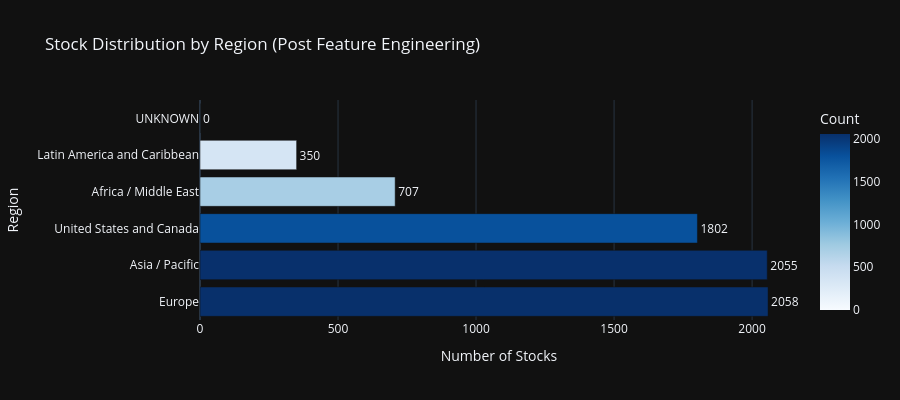
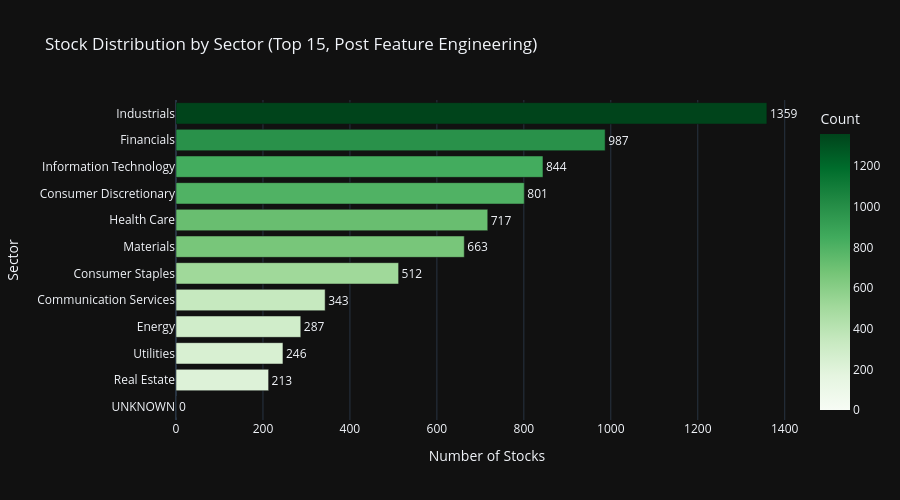
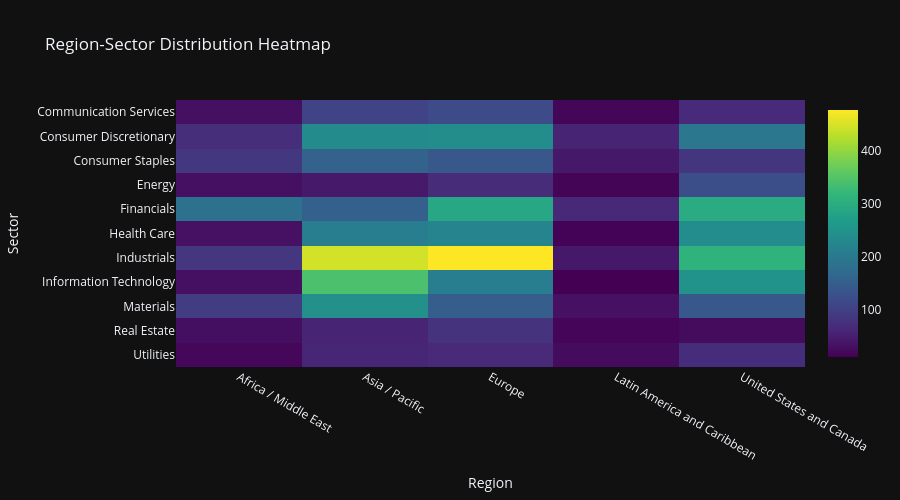
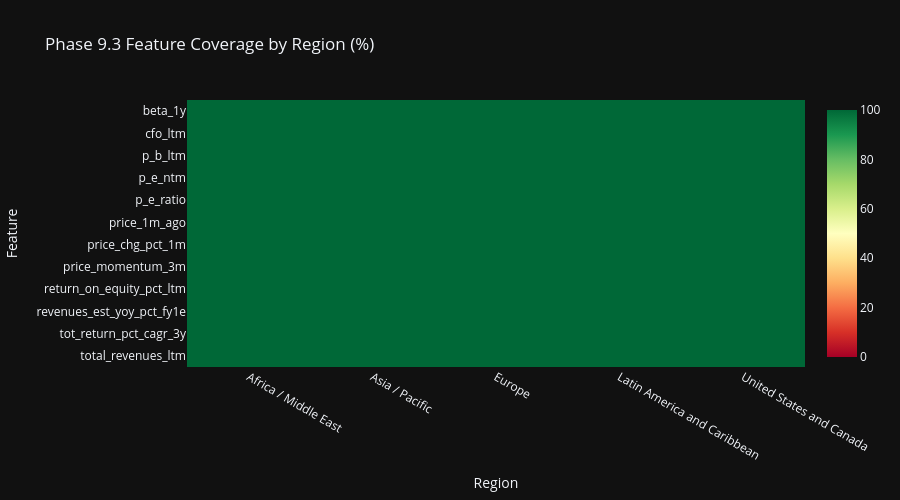

The notebook cell saved with these charts, in order:
### Markdown cell above
## Cell 7: Region & Sector Analytics with Feature Coverage

Section 17 compliant Plotly visualizations with dark theme.
Enhanced with Phase 9.3 feature analytics by region and sector.

### Code cell
# ============================================================================
# Cell 7: Region & Sector Analytics with Feature Coverage
# ============================================================================

print('=' * 80)
print('REGION & SECTOR ANALYTICS WITH FEATURE COVERAGE')
print('=' * 80)

# Use all_stocks_features (post feature engineering) for analytics
df_analytics = all_stocks_preprocessed

# Region distribution
if 'region' in df_analytics.columns:
    region_counts = df_analytics['region'].value_counts().reset_index()
    region_counts.columns = ['Region', 'Count']
    region_counts['Percentage'] = (region_counts['Count'] / region_counts['Count'].sum() * 100).round(1)

    fig_region = px.bar(
            region_counts,
            x='Count',
            y='Region',
            orientation='h',
            title='Stock Distribution by Region (Post Feature Engineering)',
            template=PLOTLY_TEMPLATE,
            color='Count',
            color_continuous_scale='Blues',
            text='Count',
            )
    fig_region.update_traces(
            textposition='outside',
            hovertemplate='<b>%{y}</b><br>Count: %{x}<br>Percentage: %{customdata[0]:.1f}%',
            customdata=region_counts[['Percentage']].values
            )
    fig_region.update_layout(
            xaxis_title='Number of Stocks',
            yaxis_title='Region',
            height=400,
            showlegend=False,
            )
    fig_region.show()

# Sector distribution (using TOP_N_SECTORS constant)
if 'sector' in df_analytics.columns:
    sector_counts = df_analytics['sector'].value_counts().head(TOP_N_SECTORS).reset_index()
    sector_counts.columns = ['Sector', 'Count']
    sector_counts['Percentage'] = (sector_counts['Count'] / len(df_analytics) * 100).round(1)

    fig_sector = px.bar(
            sector_counts.sort_values('Count'),
            x='Count',
            y='Sector',
            orientation='h',
            title=f'Stock Distribution by Sector (Top {TOP_N_SECTORS}, Post Feature Engineering)',
            template=PLOTLY_TEMPLATE,
            color='Count',
            color_continuous_scale='Greens',
            text='Count',
            )
    fig_sector.update_traces(
            textposition='outside',
            hovertemplate='<b>%{y}</b><br>Count: %{x}<br>Percentage: %{customdata[0]:.1f}%',
            customdata=sector_counts.sort_values('Count')[['Percentage']].values
            )
    fig_sector.update_layout(
            xaxis_title='Number of Stocks',
            yaxis_title='Sector',
            height=500,
            showlegend=False,
            )
    fig_sector.show()

# Region-Sector Heatmap
if 'region' in df_analytics.columns and 'sector' in df_analytics.columns:
    cross_tab = pd.crosstab(
            df_analytics['sector'],
            df_analytics['region']
            ).head(12)

    fig_heatmap = px.imshow(
            cross_tab,
            title='Region-Sector Distribution Heatmap',
            template=PLOTLY_TEMPLATE,
            color_continuous_scale='Viridis',
            aspect='auto',
            )
    fig_heatmap.update_layout(
            xaxis_title='Region',
            yaxis_title='Sector',
            height=500,
            )
    fig_heatmap.show()

print('\n✓ Distribution visualizations complete')

# ============================================================================
# Feature Coverage Analytics by Region and Sector
# ============================================================================
print('\n' + '=' * 80)
print('📊 PHASE 9.3 FEATURE ANALYTICS BY REGION & SECTOR')
print('=' * 80)

# Define key Phase 9.3 features for analysis (schema-driven from PHASE93_FEATURE_INPUTS)
# Select representative features from each category for coverage analysis
# Define key Phase 9.3 features for analysis (schema-driven from PHASE93_FEATURE_INPUTS)
# Use all 6 categories comprehensively for complete coverage
key_phase93_features = (
        PHASE93_FEATURE_INPUTS.get('profitability', [])[:5] +  # Margins, EBITDA, EBIT, net income
        PHASE93_FEATURE_INPUTS.get('valuation', [])[:5] +  # P/E, P/B, EV ratios
        PHASE93_FEATURE_INPUTS.get('momentum', [])[:5] +  # Price changes, returns
        PHASE93_FEATURE_INPUTS.get('quality_risk', [])[:5] +  # Altman Z, ROE, ROA, volatility
        PHASE93_FEATURE_INPUTS.get('cash_flow', [])[:5] +  # CFO, FCF, CFI, CFF
        PHASE93_FEATURE_INPUTS.get('growth', [])  # Revenue CAGR, growth estimates (all)
)
# Map input columns to engineered feature names where applicable
feature_mapping = {
    'return_on_equity_pct_ltm': 'roe',
    'return_on_assets_roa_pct_ltm': 'roa',
    'p_e_ltm': 'p_e_ratio',
    'p_e_ntm': 'p_e_ratio',
    'ev_ebitda_ltm': 'ev_ebitda_ratio',
    'altman_z_score_ltm': 'altman_z_score',
    'price_chg_pct_1m': 'price_momentum_1m',
    'price_chg_pct_3m': 'price_momentum_3m',
    }
# Build list using both raw and engineered feature names
available_phase93 = list(set([
                                 f for f in key_phase93_features if f in df_analytics.columns
                                 ] + [
                                 feature_mapping.get(f, f) for f in key_phase93_features
                                 if feature_mapping.get(f, f) in df_analytics.columns
                                 ]))[:12]  # Limit to 12 for visualization clarity

if available_phase93 and 'region' in df_analytics.columns:
    print(f'\n📍 Feature Coverage by Region ({len(available_phase93)} key features):')

    # Calculate non-null percentage per region for each feature
    region_coverage_data = []
    for region in df_analytics['region'].unique():
        region_df = df_analytics[df_analytics['region'] == region]
        region_count = len(region_df)

        for feat in available_phase93:
            non_null = region_df[feat].notna().sum()
            coverage_pct = (non_null / region_count * 100) if region_count > 0 else 0
            region_coverage_data.append({
                'Region': region,
                'Feature': feat,
                'Coverage %': round(coverage_pct, 1),
                'Non-Null': non_null,
                'Total': region_count
                })

    region_coverage_df = pd.DataFrame(region_coverage_data)

    # Pivot for heatmap
    region_pivot = region_coverage_df.pivot(index='Feature', columns='Region', values='Coverage %')

    fig_region_coverage = px.imshow(
            region_pivot,
            title='Phase 9.3 Feature Coverage by Region (%)',
            template=PLOTLY_TEMPLATE,
            color_continuous_scale='RdYlGn',
            zmin=0, zmax=100,
            aspect='auto',
            )
    fig_region_coverage.update_layout(
            xaxis_title='Region',
            yaxis_title='Feature',
            height=500,
            )
    fig_region_coverage.show()

if available_phase93 and 'sector' in df_analytics.columns:
    print(f'\n🏢 Feature Coverage by Sector (Top 10 sectors, {len(available_phase93)} key features):')

    # Get top 10 sectors by count
    top_sectors = df_analytics['sector'].value_counts().head(10).index.tolist()

    # Calculate non-null percentage per sector for each feature
    sector_coverage_data = []
    for sector in top_sectors:
        sector_df = df_analytics[df_analytics['sector'] == sector]
        sector_count = len(sector_df)

        for feat in available_phase93:
            non_null = sector_df[feat].notna().sum()
            coverage_pct = (non_null / sector_count * 100) if sector_count > 0 else 0
            sector_coverage_data.append({
                'Sector': str(sector)[:25],  # Truncate long names
                'Feature': feat,
                'Coverage %': round(coverage_pct, 1),
                'Non-Null': non_null,
                'Total': sector_count
                })

    sector_coverage_df = pd.DataFrame(sector_coverage_data)

    # Pivot for heatmap
    sector_pivot = sector_coverage_df.pivot(index='Feature', columns='Sector', values='Coverage %')

    fig_sector_coverage = px.imshow(
            sector_pivot,
            title='Phase 9.3 Feature Coverage by Sector (%)',
            template=PLOTLY_TEMPLATE,
            color_continuous_scale='RdYlGn',
            zmin=0, zmax=100,
            aspect='auto',
            )
    fig_sector_coverage.update_layout(
            xaxis_title='Sector',
            yaxis_title='Feature',
            height=600,
            )
    fig_sector_coverage.show()

# Feature statistics by region
if available_phase93 and 'region' in df_analytics.columns:
    print(f'\n📊 Key Feature Statistics by Region:')

    # Select 3 key features for detailed statistics
    stat_features = ['roe', 'price_momentum_1m', 'debt_to_equity']
    stat_features = [f for f in stat_features if f in df_analytics.columns]

    if stat_features:
        region_stats = df_analytics.groupby('region')[stat_features].agg(['mean', 'median', 'std']).round(3)
        print(region_stats.to_string())

        # Box plot for ROE by region (if available)
        if 'roe' in df_analytics.columns:
            fig_roe_region = px.box(
                    df_analytics[df_analytics['roe'].notna()],
                    x='region',
                    y='roe',
                    title='Return on Equity (ROE) Distribution by Region',
                    template=PLOTLY_TEMPLATE,
                    color='region',
                    )
            fig_roe_region.update_layout(
                    xaxis_title='Region',
                    yaxis_title='ROE',
                    height=450,
                    showlegend=False,
                    )
            fig_roe_region.show()

print('\n✓ Feature analytics by region and sector complete')

### Figure 1 — Plotly figure (JSON) as saved in the notebook; plotly's stock layout.template omitted (floating-point values rounded to 4 significant figures)
{"data": [{"hovertemplate": "<b>%{y}</b><br>Count: %{x}<br>Percentage: %{customdata[0]:.1f}%", "legendgroup": "", "marker": {"color": [2058, 2055, 1802, 707, 350, 0], "coloraxis": "coloraxis", "pattern": {"shape": ""}}, "name": "", "orientation": "h", "showlegend": false, "text": [2058.0, 2055.0, 1802.0, 707.0, 350.0, 0.0], "textposition": "outside", "x": [2058, 2055, 1802, 707, 350, 0], "xaxis": "x", "y": ["Europe", "Asia / Pacific", "United States and Canada", "Africa / Middle East", "Latin America and Caribbean", "UNKNOWN"], "yaxis": "y", "type": "bar", "customdata": [[29.5], [29.5], [25.8], [10.1], [5.0], [0.0]]}], "layout": {"xaxis": {"anchor": "y", "domain": [0.0, 1.0], "title": {"text": "Number of Stocks"}}, "yaxis": {"anchor": "x", "domain": [0.0, 1.0], "title": {"text": "Region"}}, "coloraxis": {"colorbar": {"title": {"text": "Count"}}, "colorscale": [[0.0, "rgb(247,251,255)"], [0.125, "rgb(222,235,247)"], [0.25, "rgb(198,219,239)"], [0.375, "rgb(158,202,225)"], [0.5, "rgb(107,174,214)"], [0.625, "rgb(66,146,198)"], [0.75, "rgb(33,113,181)"], [0.875, "rgb(8,81,156)"], [1.0, "rgb(8,48,107)"]]}, "legend": {"tracegroupgap": 0}, "title": {"text": "Stock Distribution by Region (Post Feature Engineering)"}, "barmode": "relative", "height": 400, "showlegend": false}}

### Figure 2 — Plotly figure (JSON) as saved in the notebook; plotly's stock layout.template omitted (floating-point values rounded to 4 significant figures)
{"data": [{"hovertemplate": "<b>%{y}</b><br>Count: %{x}<br>Percentage: %{customdata[0]:.1f}%", "legendgroup": "", "marker": {"color": [0, 213, 246, 287, 343, 512, 663, 717, 801, 844, 987, 1359], "coloraxis": "coloraxis", "pattern": {"shape": ""}}, "name": "", "orientation": "h", "showlegend": false, "text": [0.0, 213.0, 246.0, 287.0, 343.0, 512.0, 663.0, 717.0, 801.0, 844.0, 987.0, 1359.0], "textposition": "outside", "x": [0, 213, 246, 287, 343, 512, 663, 717, 801, 844, 987, 1359], "xaxis": "x", "y": ["UNKNOWN", "Real Estate", "Utilities", "Energy", "Communication Services", "Consumer Staples", "Materials", "Health Care", "Consumer Discretionary", "Information Technology", "Financials", "Industrials"], "yaxis": "y", "type": "bar", "customdata": [[0.0], [3.1], [3.5], [4.1], [4.9], [7.3], [9.5], [10.3], [11.5], [12.1], [14.2], [19.5]]}], "layout": {"xaxis": {"anchor": "y", "domain": [0.0, 1.0], "title": {"text": "Number of Stocks"}}, "yaxis": {"anchor": "x", "domain": [0.0, 1.0], "title": {"text": "Sector"}}, "coloraxis": {"colorbar": {"title": {"text": "Count"}}, "colorscale": [[0.0, "rgb(247,252,245)"], [0.125, "rgb(229,245,224)"], [0.25, "rgb(199,233,192)"], [0.375, "rgb(161,217,155)"], [0.5, "rgb(116,196,118)"], [0.625, "rgb(65,171,93)"], [0.75, "rgb(35,139,69)"], [0.875, "rgb(0,109,44)"], [1.0, "rgb(0,68,27)"]]}, "legend": {"tracegroupgap": 0}, "title": {"text": "Stock Distribution by Sector (Top 15, Post Feature Engineering)"}, "barmode": "relative", "height": 500, "showlegend": false}}

### Figure 3 — Plotly figure (JSON) as saved in the notebook; plotly's stock layout.template omitted (floating-point values rounded to 4 significant figures)
{"data": [{"coloraxis": "coloraxis", "name": "0", "x": ["Africa / Middle East", "Asia / Pacific", "Europe", "Latin America and Caribbean", "United States and Canada"], "y": ["Communication Services", "Consumer Discretionary", "Consumer Staples", "Energy", "Financials", "Health Care", "Industrials", "Information Technology", "Materials", "Real Estate", "Utilities"], "z": [[32, 105, 119, 18, 69], [73, 235, 239, 58, 196], [88, 158, 139, 43, 84], [32, 44, 70, 17, 124], [185, 153, 288, 65, 296], [33, 210, 222, 15, 237], [85, 445, 476, 43, 310], [32, 342, 208, 12, 250], [97, 244, 150, 33, 139], [30, 58, 81, 19, 25], [20, 61, 66, 27, 72]], "type": "heatmap", "xaxis": "x", "yaxis": "y", "hovertemplate": "region: %{x}<br>sector: %{y}<br>color: %{z}<extra></extra>"}], "layout": {"xaxis": {"anchor": "y", "domain": [0.0, 1.0], "title": {"text": "Region"}}, "yaxis": {"anchor": "x", "domain": [0.0, 1.0], "autorange": "reversed", "title": {"text": "Sector"}}, "coloraxis": {"colorscale": [[0.0, "#440154"], [0.1111, "#482878"], [0.2222, "#3e4989"], [0.3333, "#31688e"], [0.4444, "#26828e"], [0.5556, "#1f9e89"], [0.6667, "#35b779"], [0.7778, "#6ece58"], [0.8889, "#b5de2b"], [1.0, "#fde725"]]}, "title": {"text": "Region-Sector Distribution Heatmap"}, "height": 500}}

### Figure 4 — Plotly figure (JSON) as saved in the notebook; plotly's stock layout.template omitted (floating-point values rounded to 4 significant figures)
{"data": [{"coloraxis": "coloraxis", "name": "0", "x": ["Africa / Middle East", "Asia / Pacific", "Europe", "Latin America and Caribbean", "United States and Canada"], "y": ["beta_1y", "cfo_ltm", "p_b_ltm", "p_e_ntm", "p_e_ratio", "price_1m_ago", "price_chg_pct_1m", "price_momentum_3m", "return_on_equity_pct_ltm", "revenues_est_yoy_pct_fy1e", "tot_return_pct_cagr_3y", "total_revenues_ltm"], "z": [[100.0, 100.0, 100.0, 100.0, 100.0], [100.0, 100.0, 100.0, 100.0, 100.0], [100.0, 100.0, 100.0, 100.0, 100.0], [100.0, 100.0, 100.0, 100.0, 100.0], [100.0, 100.0, 100.0, 100.0, 100.0], [100.0, 100.0, 100.0, 100.0, 100.0], [100.0, 100.0, 100.0, 100.0, 100.0], [100.0, 100.0, 100.0, 100.0, 100.0], [100.0, 100.0, 100.0, 100.0, 100.0], [100.0, 100.0, 100.0, 100.0, 100.0], [100.0, 100.0, 100.0, 100.0, 100.0], [100.0, 100.0, 100.0, 100.0, 100.0]], "type": "heatmap", "xaxis": "x", "yaxis": "y", "hovertemplate": "Region: %{x}<br>Feature: %{y}<br>color: %{z}<extra></extra>"}], "layout": {"xaxis": {"anchor": "y", "domain": [0.0, 1.0], "title": {"text": "Region"}}, "yaxis": {"anchor": "x", "domain": [0.0, 1.0], "autorange": "reversed", "title": {"text": "Feature"}}, "coloraxis": {"colorscale": [[0.0, "rgb(165,0,38)"], [0.1, "rgb(215,48,39)"], [0.2, "rgb(244,109,67)"], [0.3, "rgb(253,174,97)"], [0.4, "rgb(254,224,139)"], [0.5, "rgb(255,255,191)"], [0.6, "rgb(217,239,139)"], [0.7, "rgb(166,217,106)"], [0.8, "rgb(102,189,99)"], [0.9, "rgb(26,152,80)"], [1.0, "rgb(0,104,55)"]], "cmin": 0, "cmax": 100}, "title": {"text": "Phase 9.3 Feature Coverage by Region (%)"}, "height": 500}}
